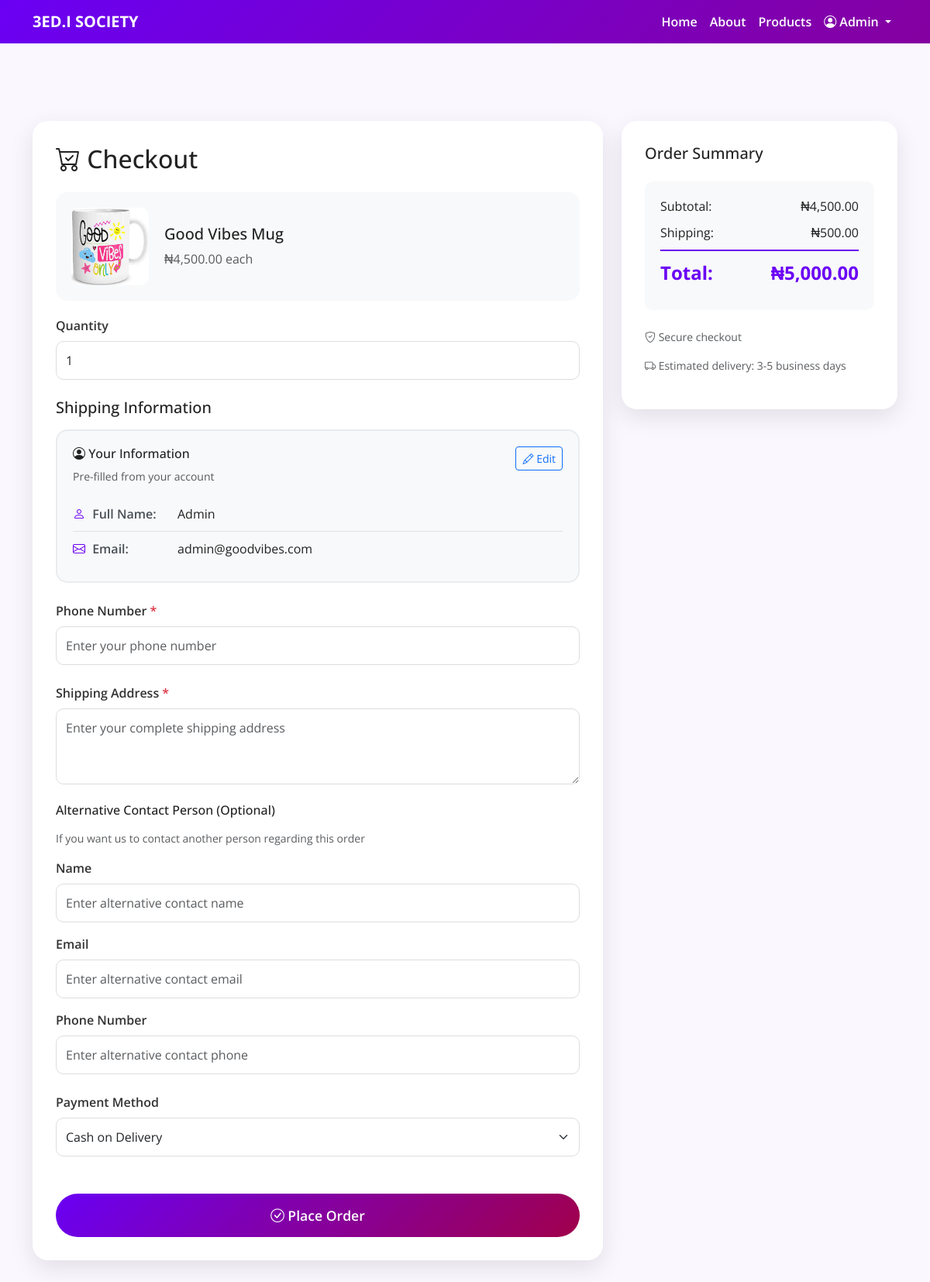
The app's page /checkout.php?id=3&type=merch (signed in), older data.
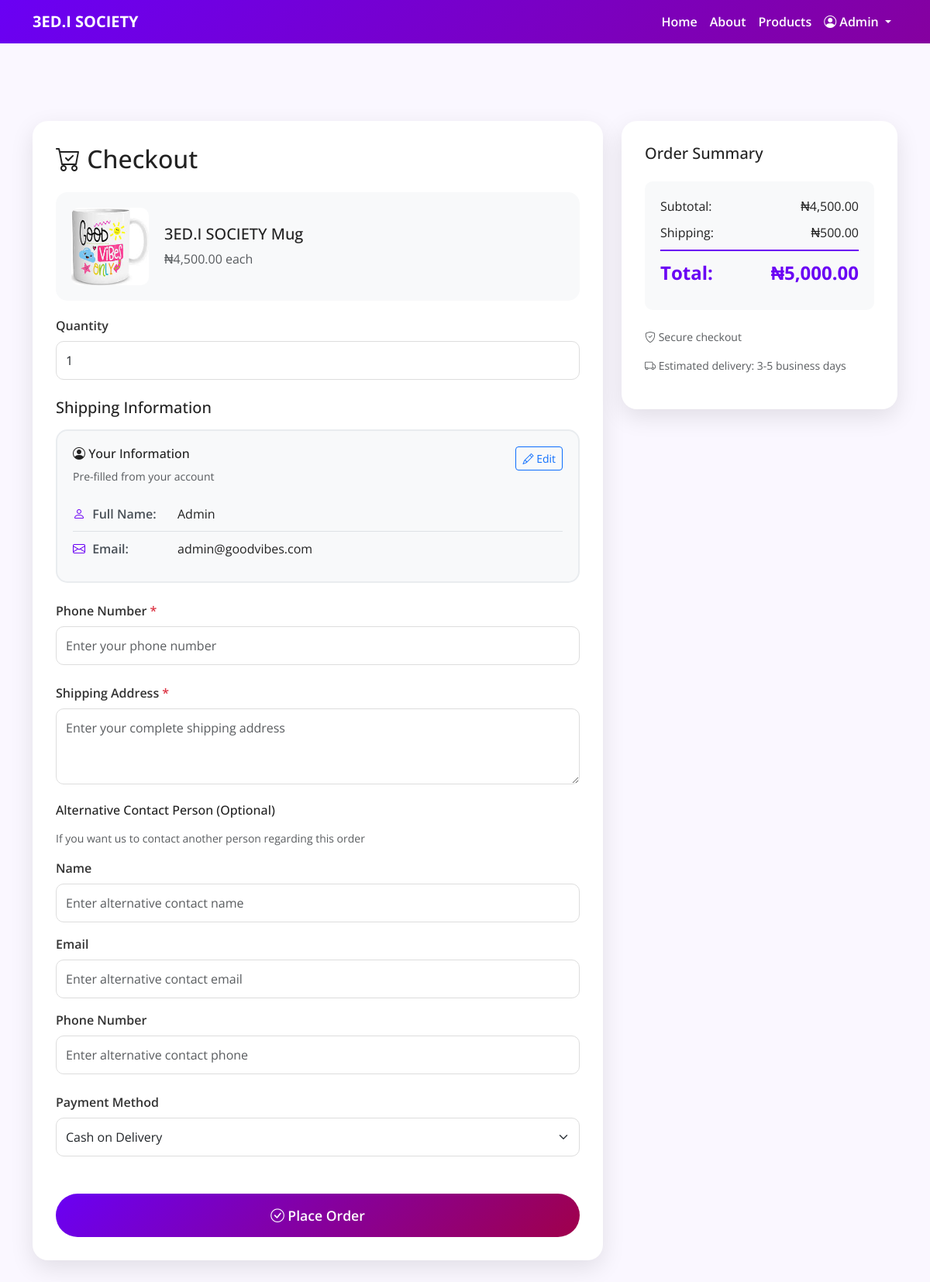
The same page, newer data.
### tables this page shows
CREATE TABLE merch (
  id INT AUTO_INCREMENT PRIMARY KEY,
  product_name VARCHAR(255) NOT NULL,
  category VARCHAR(100),
  description TEXT,
  price DECIMAL(10,2),
  image VARCHAR(255),
  created_at TIMESTAMP DEFAULT CURRENT_TIMESTAMP
);

### checkout.php (the view, shortened to what the changed rows need)
<?php
include 'db_connect.php';
$productId = isset($_GET['id']) ? intval($_GET['id']) : 0;
$productType = isset($_GET['type']) ? $_GET['type'] : 'product';
$tableName = ($productType === 'merch') ? 'merch' : 'products';
$stmt = $conn->prepare("SELECT * FROM $tableName WHERE id = ?");
$stmt->bind_param('i', $productId);
$stmt->execute();
$result = $stmt->get_result();
$product = $result->fetch_assoc();
$defaultQuantity = isset($_POST['quantity']) ? intval($_POST['quantity']) : 1;
$subtotal = $product['price'] * $defaultQuantity;
$shippingCost = $subtotal >= 10000 ? 0 : 500;
$grandTotal = $subtotal + $shippingCost;
?>
<!DOCTYPE html>
<html lang="en">
<head>
  <link href="https://cdn.jsdelivr.net/npm/bootstrap@5.3.2/dist/css/bootstrap.min.css" rel="stylesheet" />
  <link href="https://cdn.jsdelivr.net/npm/bootstrap-icons@1.11.1/font/bootstrap-icons.css" rel="stylesheet" />
</head>
<body>
  <section class="checkout-section">
    <div class="container">
      <div class="row">
        <div class="col-lg-8">
          <div class="checkout-card">
            <h2 class="mb-4"><i class="bi bi-cart-check"></i> Checkout</h2>
            <div class="product-summary">
              <img src="<?php echo htmlspecialchars($product['image']); ?>" alt="<?php echo htmlspecialchars($product['product_name']); ?>">
              <div>
                <h5><?php echo htmlspecialchars($product['product_name']); ?></h5>
                <p class="text-muted mb-0">₦<?php echo number_format($product['price'], 2); ?> each</p>
              </div>
            </div>
          </div>
        </div>
        <div class="col-lg-4">
          <div class="checkout-card">
            <div class="price-summary">
              <div class="price-row">
                <span>Subtotal:</span>
                <span id="subtotal">₦<?php echo number_format($subtotal, 2); ?></span>
              </div>
              <div class="price-row">
                <span>Shipping:</span>
                <span id="shipping">₦<?php echo number_format($shippingCost, 2); ?></span>
              </div>
              <div class="price-row price-total">
                <span>Total:</span>
                <span id="total">₦<?php echo number_format($grandTotal, 2); ?></span>
              </div>
            </div>
          </div>
        </div>
      </div>
    </div>
  </section>
</body>
</html>

Row changes from the older to the newer data that the page shows:
changed merch: product_name "Good Vibes Mug" → "3ED.I SOCIETY Mug"
